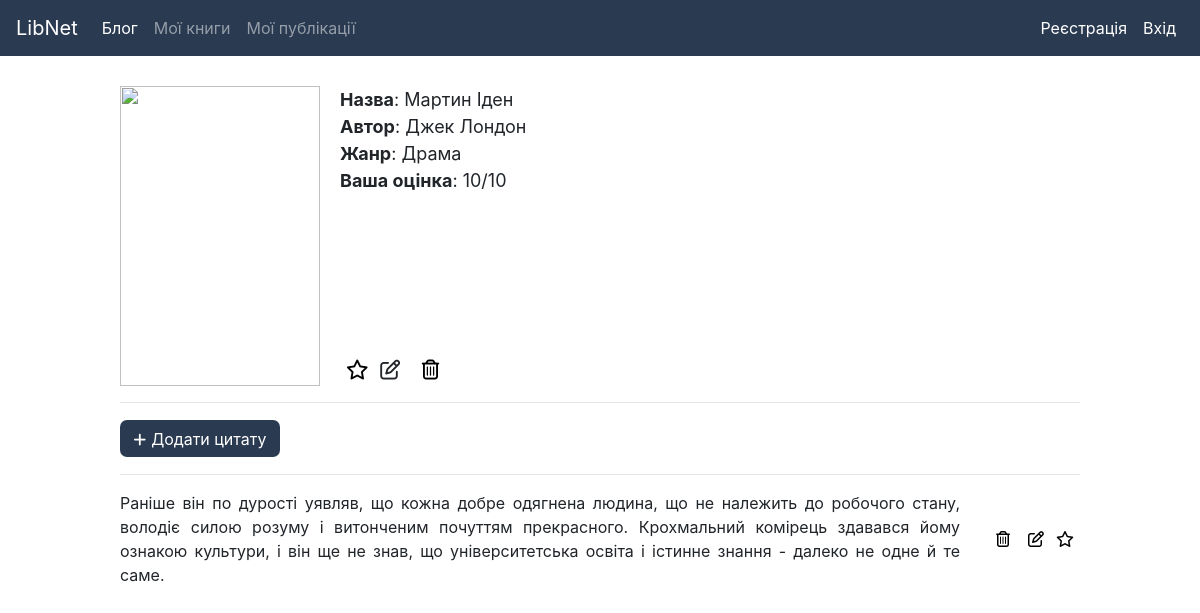
Before: /2/book with the older database file.
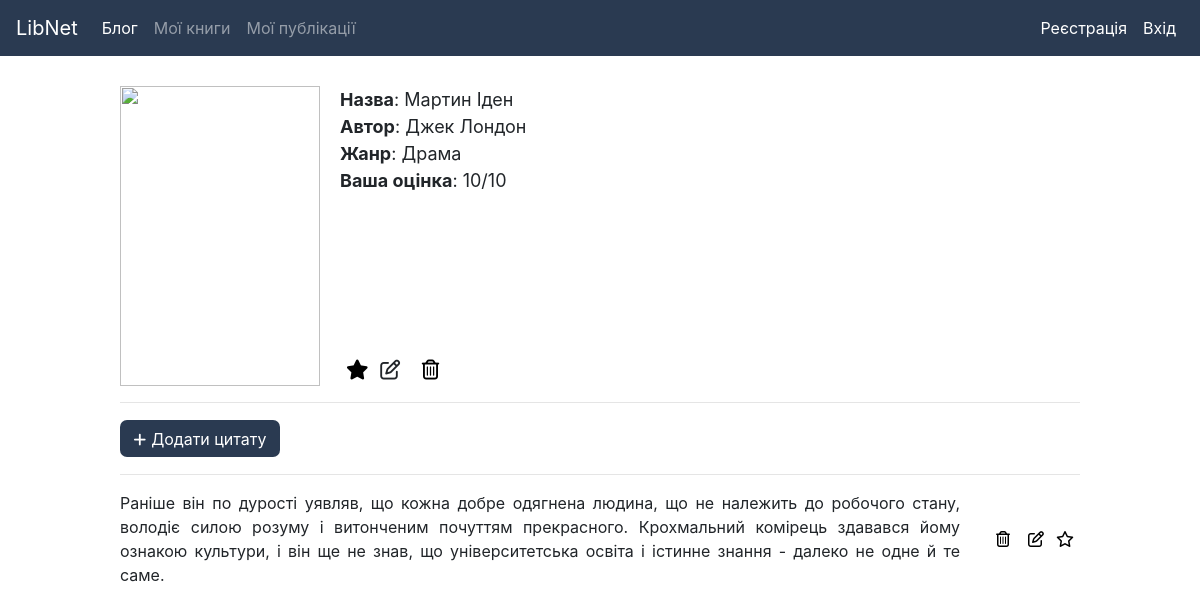
After: the same page with the newer database file.
### sn/db.py (models this page shows)
class Book(db.Model):
	id = db.Column(db.Integer, primary_key=True)
	owner_id = db.Column(db.Integer, db.ForeignKey('user.id'), nullable=False)
	owner = db.relationship('User',  foreign_keys = "Book.owner_id")
	name = db.Column(db.String(80), nullable=False)
	author = db.Column(db.String(80))
	genre = db.Column(db.String(80))
	status = db.Column(db.String(3), nullable=False)
	rating = db.Column(db.String(3))
	image = db.Column(db.String(100))
	is_favorite = db.Column(db.Boolean, default=False)

class Quote(db.Model):
	id = db.Column(db.Integer, primary_key=True)
	book_id = db.Column(db.Integer, db.ForeignKey('book.id'), nullable=False)
	book = db.relationship('Book',  foreign_keys = "Quote.book_id")
	text = db.Column(db.String(1005))
	is_favorite = db.Column(db.Boolean, default=False)

### sn/index.py (the view)
@app.route('/<int:id>/book', methods=('GET', 'POST'))
def book(id):
	get_user()
	book = Book.query.filter_by(id = id).first()
	quotes = Quote.query.filter_by(book_id=book.id)
	author = book.author
	if request.method == 'POST':
		quote_text = request.form['quote_text']
		quote = Quote(book_id=book.id, text=quote_text)
		db.session.add(quote)
		db.session.commit()
		return redirect(url_for('book', id=id))
	return render_template('book.html', quotes=quotes, author=book.author, name=book.name, genre=book.genre, rating=book.rating, image=book.image, book=book)

### sn/index.py (called while the page is built)
def get_user():
	user_id = session.get('user_id')
	if user_id is None:
		g.user = None
	else:
		g.user = User.query.filter_by(id=user_id).first()
	return g.user

### sn/templates/book.html (shortened to what this page needs)
<!doctype html>
<html>
    <head>
    <link rel="stylesheet" href="https://maxcdn.bootstrapcdn.com/bootstrap/4.0.0/css/bootstrap.min.css">
    <link rel="stylesheet" href="../static/css/style.css">
    </head>
    <body>
        {% include 'navbar.html' %}
        <div class="quotes-contain">
        <div class="book-info">
            {% if image %}
                <img class="book-img"  src="{{ image }}" style="margin-right: 20px;">
                {% else %}
                <img class="book-img"  src="../static/img/book.svg" style="margin-right: 20px;">
                {% endif %}
            <div class="book-ul">
                <ul style="list-style: none; padding: 0; margin: 0;">
                <li><b>Назва</b>: {{ name }}</li>
                {% if author %}
                <li><b>Автор</b>: {{ author }}</li>
                {% endif %}
                {% if genre %}
                <li><b>Жанр</b>: {{ genre }}</li>
                {% endif %}
                {% if rating %}
                <li><b>Ваша оцінка</b>: {{ rating }}/10</li>
                {% endif %}
                </ul>
            <div class="book-buttons" style="display: flex; font-size: 20px;">
                <form method="post">
                    {%  if book.is_favorite %}
                <button formaction="{{ url_for('add_book_to_favorites', id=book.id) }}" style="border: 0; background-color: transparent;"><i class="fas fa-star"></i></button>
                    {%  else %}
                <button formaction="{{ url_for('add_book_to_favorites', id=book.id) }}" style="border: 0; background-color: transparent;"><i class="far fa-star"></i></button>
                    {%  endif %}
                    <a style="margin-right: 10px;"><i class="far fa-edit"></i></a>
                <button formaction="{{ url_for('delete_book', id=book.id) }}" style="border: 0; background-color: transparent;"><i class="far fa-trash-alt"></i></button>
                </form>
            </div>
            </div>
        </div>
        <hr>
        <button id="add-quote-button" class="add-quote-button" onclick="myFunction()"><i class="fas fa-plus" style="margin-right: 5px; font-size: 0.9rem;"></i>Додати цитату
        </button>
        {% if quotes.first() %}
        <ol class="quotes">
            {% for q in quotes %}
            <hr>
                <li class="quote-div"><div id = "quote-text-div">{{ q.text }}</div>
                    <div id="contain" style="display: flex; align-items: center; justify-content: center;">
                        <div id="min-contain">
                            <form method="post" style="display: flex;">
                            <button class="book-button" formaction="{{ url_for('delete_quote', id=q.book_id) }}"><i class="far fa-trash-alt" style="margin-right: 6px;"></i></button>
                            <button class="book-button"><i class="far fa-edit"></i></button>
                            {%  if q.is_favorite %}
                            <button formaction="{{ url_for('add_quote_to_favorites', id=q.id) }}" style="border: 0; background-color: transparent;"><i class="fas fa-star"></i></button>
                            {%  else %}
                            <button formaction="{{ url_for('add_quote_to_favorites', id=q.id) }}" style="border: 0; background-color: transparent;"><i class="far fa-star"></i></button>
                            {%  endif %}
                            </form>
                        </div>
                    </div>
                </li>
            {% endfor %}
        </ol>
        {% else %}
            <hr>
            <p>Ви поки що не додавали цитати.</p>
        {% endif %}
    </div>
    </body>
</html>

### sn/templates/navbar.html (shortened to what this page needs)
<!doctype html>
<html>
<head>
    <link rel="stylesheet" href="../static/css/style.css">
<link rel="stylesheet" href="https://maxcdn.bootstrapcdn.com/bootstrap/4.0.0/css/bootstrap.min.css">
</head>
<body>
<nav class="navbar navbar-expand-lg navbar-dark" style="background-color: #2A3A51;">
  <a class="navbar-brand" href="{{ url_for('index') }}">LibNet</a>
  <div  class="collapse navbar-collapse" id="navbarSupportedContent">
      {% if g.user %}
    <ul class="navbar-nav mr-auto">
      <li class="nav-item active">
        <a class="nav-link" href="{{ url_for('blog') }}">Блог<span class="sr-only">(current)</span></a>
      </li>
      <li class="nav-item">
        <a class="nav-link" href="{{ url_for('books') }}">Мої книги</a>
      </li>
        <li class="nav-item">
        <a class="nav-link" href="{{ url_for('posts') }}">Мої публікації</a>
      </li>
    </ul>
      {% else %}
      <ul class="navbar-nav mr-auto">
      <li class="nav-item active">
        <a class="nav-link" href="{{ url_for('blog') }}">Блог<span class="sr-only">(current)</span></a>
      </li>
      <li class="nav-item">
        <a class="nav-link" href="#">Мої книги</a>
      </li>
          <li class="nav-item">
        <a class="nav-link" href="#">Мої публікації</a>
      </li>
    </ul>
      {% endif %}
      <ul class="navbar-nav">
      {% if g.user %}
        <li class="nav-item">
        <a class="nav-link" href="{{ url_for('my_profile') }}" style="height: 40px;">
            {{ g.user.username }}
            {% if g.user.avatar %}
            <img src="{{ g.user.avatar }}" style="height: 40px; margin-top: -8px; margin-left: 5px;">
            {% endif %}
            </a>
        </li>
        <li class="nav-item">
        <a style="color: white" class="nav-link" href="{{ url_for('logout') }}">Вийти</a>
        </li>
      {% else %}
        <li class="nav-item">
        <a style="color: white" class="nav-link" href="{{ url_for('register') }}">Реєстрація</a>
        </li>
        <li class="nav-item">
        <a style="color: white" class="nav-link my_nav_link" href="{{ url_for('login') }}">Вхід</a>
        </li>
     {% endif %}
    </ul>
  </div>
</nav>
    </body>
</html>

### sn/static/css/style.css (style rules this page uses)
a { color: #000; text-decoration: none; }
.nav-link { color: black; }
.add-class-button, .edit-delete-button, .add-quote-button { background-color: #2A3A51; color: white; width: 160px; height: 37px; border-radius: 7px; margin: auto; border-color: transparent; margin: 1px 0 1px 0; }
.quote-div { display: flex; justify-content: space-between; }
#quote-text-div { text-align: justify; margin-right: 30px; }
.quotes-contain { max-width: 80vw; margin: auto; margin-top: 30px; }
ol { padding: 0; }
.book-img { width: 200px; height: 300px; object-fit: cover; }

### sn/templates/navbar.html (style rules this page uses)
.navbar { position: sticky; left: 0; }

### sn/templates/book.html (style rules this page uses)
.book-info { font-size: 18px; display: flex; align-content: center; }
.book-ul { display: flex; flex-direction: column; justify-content: space-between }
.book-button { background-color: transparent; border: 0; }

Changed rows visible on the page:
changed Book "Мартин Іден": is_favorite False → True (drawn)
